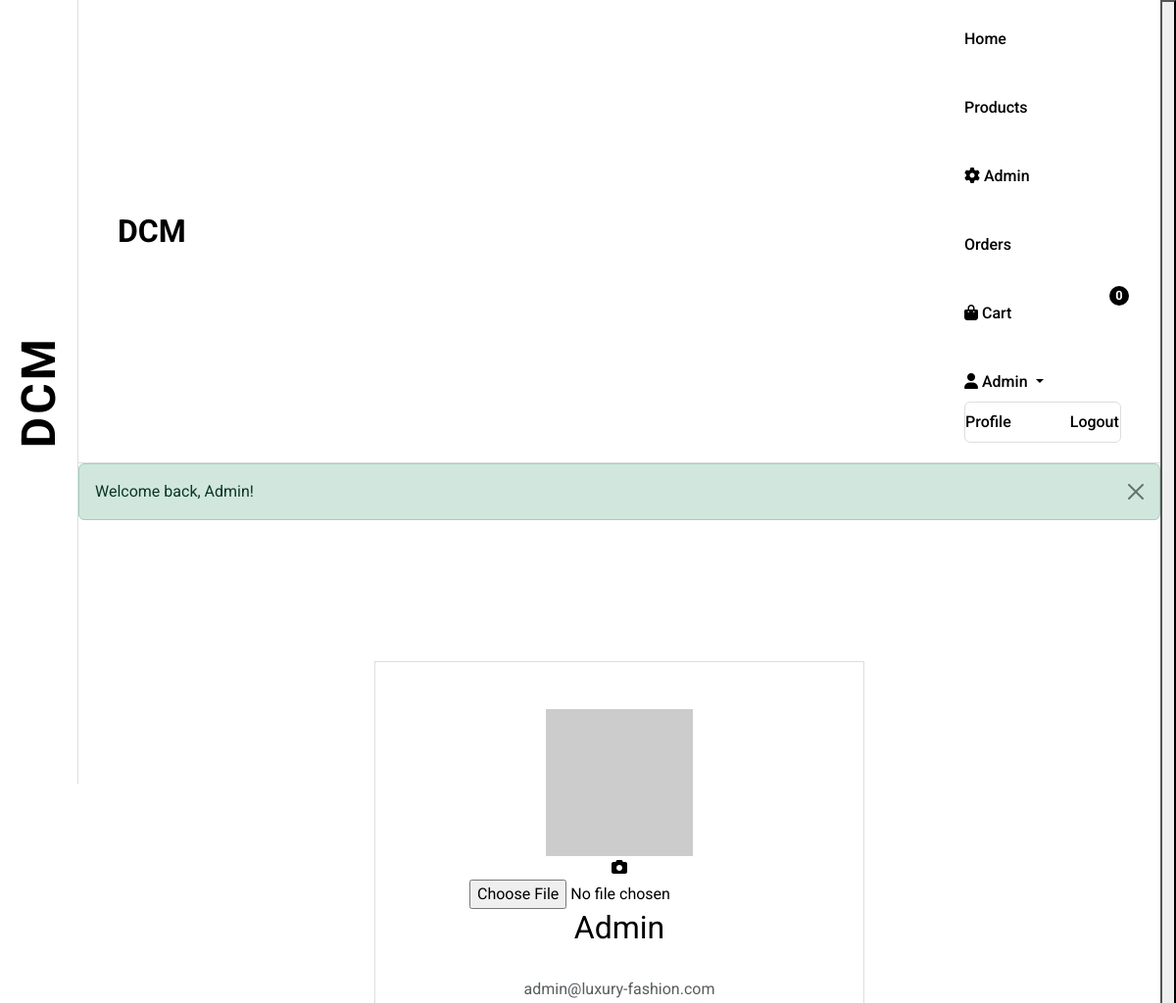
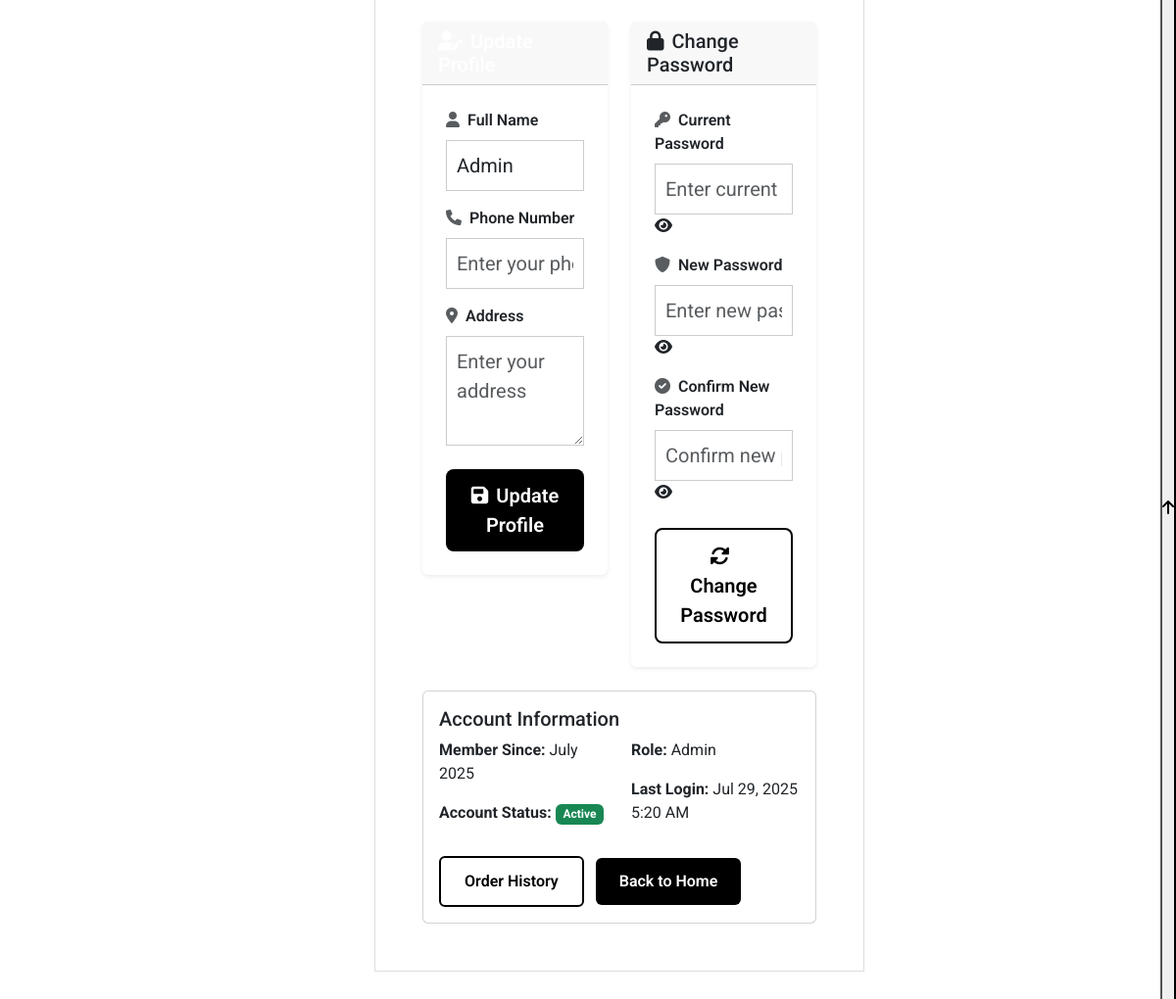
Page /?controller=users&action=profile (signed in) on the committed database (2 pictures, top to bottom).
### tables this page shows
CREATE TABLE IF NOT EXISTS users (
    id INT AUTO_INCREMENT PRIMARY KEY,
    name VARCHAR(100) NOT NULL,
    email VARCHAR(100) UNIQUE NOT NULL,
    password VARCHAR(255) NOT NULL,
    phone VARCHAR(20),
    address TEXT,
    profile_image VARCHAR(255),
    role ENUM('user', 'admin') DEFAULT 'user',
    created_at TIMESTAMP DEFAULT CURRENT_TIMESTAMP,
    updated_at TIMESTAMP DEFAULT CURRENT_TIMESTAMP ON UPDATE CURRENT_TIMESTAMP
);

### controllers/BaseController.php (called while the page is built, shortened)
<?php
abstract class BaseController
{
    protected function render($view, $data = [])
    {
        extract($data);
        include "views/{$view}.php";
    }
}

### controllers/UserController.php (called while the page is built, shortened)
<?php
class UserController extends BaseController
{
    public function profile()
    {
        $userModel = new User();
        $user = $userModel->getById($_SESSION['user_id']);
        $this->render('users/profile', ['user' => $user]);
    }
}

### config/database.php (called while the page is built, shortened)
<?php
class Database
{
    private static $instance = null;
    private $host;
    private $dbname;
    private $username;
    private $password;
    private $port;
    private $pdo;
    private function __construct()
    {
        $this->host = DB_HOST;
        $this->dbname = DB_NAME;
        $this->username = DB_USER;
        $this->password = DB_PASS;
        $this->port = DB_PORT;
    }
    public static function getInstance()
    {
        if (self::$instance === null) {
            self::$instance = new Database();
        }
        return self::$instance;
    }
    private function connect()
    {
        try {
            $dsn = "mysql:host={$this->host};port={$this->port};dbname={$this->dbname};charset=utf8mb4";
            $this->pdo = new PDO($dsn, $this->username, $this->password, [
                PDO::ATTR_ERRMODE => PDO::ERRMODE_EXCEPTION,
                PDO::ATTR_DEFAULT_FETCH_MODE => PDO::FETCH_ASSOC,
                PDO::ATTR_EMULATE_PREPARES => false
            ]);
        } catch (PDOException $e) {
            $error = 'Database connection failed: ' . $e->getMessage();
            debugLog($error);
            if (DEBUG_MODE) {
                die($error);
            } else {
                die('Database connection error. Please try again later.');
            }
        }
    }
    public function query($sql, $params = [])
    {
        try {
            $stmt = $this->pdo->prepare($sql);
            $stmt->execute($params);
            return $stmt;
        } catch (PDOException $e) {
            $error = 'Database query failed: ' . $e->getMessage();
            debugLog($error);
            throw new Exception($error);
        }
    }
}

### models/User.php (called while the page is built, shortened)
<?php
class User
{
    private $db;
    public function __construct()
    {
        $this->db = Database::getInstance();
    }
    public function getById($id)
    {
        $stmt = $this->db->query("SELECT * FROM users WHERE id = ?", [$id]);
        return $stmt->fetch();
    }
}

### views/users/profile.php (the view)
<?php include 'views/layout/header.php'; ?>
<div class="container mt-5 pt-5">
    <div class="row justify-content-center">
        <div class="col-md-8">
            <div class="auth-card">
                <div class="text-center mb-4">
                    <div class="profile-image-container">
                        <img src="<?php echo !empty($user['profile_image']) ? 'uploads/profiles/' . $user['profile_image'] : 'https://via.placeholder.com/150x150/000000/FFFFFF?text=User'; ?>"
                            alt="Profile Image" class="profile-image">
                        <div class="profile-image-overlay">
                            <i class="fas fa-camera"></i>
                        </div>
                    </div>
                    <input type="file" id="profileImageUpload" class="profile-image-upload" accept="image/*">
                    <h2><?php echo htmlspecialchars($user['name']); ?></h2>
                    <p class="text-muted"><?php echo htmlspecialchars($user['email']); ?></p>
                </div>
                <div class="row g-4">
                    <div class="col-lg-6">
                        <div class="card shadow-sm border-0">
                            <div class="card-header bg-luxury text-white">
                                <h5 class="card-title mb-0">
                                    <i class="fas fa-user-edit me-2"></i>Update Profile
                                </h5>
                            </div>
                            <div class="card-body p-4">
                                <form method="POST" class="profile-form" enctype="multipart/form-data">
                                    <div class="mb-3">
                                        <label for="name" class="form-label fw-semibold">
                                            <i class="fas fa-user me-2 text-muted"></i>Full Name
                                        </label>
                                        <input type="text" class="form-control form-control-lg" id="name" name="name"
                                            value="<?php echo htmlspecialchars($user['name']); ?>" required>
                                    </div>
                                    <div class="mb-3">
                                        <label for="phone" class="form-label fw-semibold">
                                            <i class="fas fa-phone me-2 text-muted"></i>Phone Number
                                        </label>
                                        <input type="tel" class="form-control form-control-lg" id="phone" name="phone"
                                            value="<?php echo htmlspecialchars($user['phone'] ?? ''); ?>"
                                            placeholder="Enter your phone number">
                                    </div>
                                    <div class="mb-4">
                                        <label for="address" class="form-label fw-semibold">
                                            <i class="fas fa-map-marker-alt me-2 text-muted"></i>Address
                                        </label>
                                        <textarea class="form-control form-control-lg" id="address" name="address"
                                            rows="3" placeholder="Enter your address"><?php echo htmlspecialchars($user['address'] ?? ''); ?></textarea>
                                    </div>
                                    <button type="submit" class="btn btn-luxury btn-lg w-100">
                                        <i class="fas fa-save me-2"></i>Update Profile
                                    </button>
                                </form>
                            </div>
                        </div>
                    </div>
                    <div class="col-lg-6">
                        <div class="card shadow-sm border-0">
                            <div class="card-header bg-outline-luxury">
                                <h5 class="card-title mb-0">
                                    <i class="fas fa-lock me-2"></i>Change Password
                                </h5>
                            </div>
                            <div class="card-body p-4">
                                <form method="POST" action="?controller=users&action=changePassword" class="profile-form">
                                    <div class="mb-3">
                                        <label for="current_password" class="form-label fw-semibold">
                                            <i class="fas fa-key me-2 text-muted"></i>Current Password
                                        </label>
                                        <div class="password-field">
                                            <input type="password" class="form-control form-control-lg"
                                                id="current_password" name="current_password"
                                                placeholder="Enter current password" required>
                                            <i class="fas fa-eye password-toggle" id="toggleCurrentPassword"></i>
                                        </div>
                                    </div>
                                    <div class="mb-3">
                                        <label for="new_password" class="form-label fw-semibold">
                                            <i class="fas fa-shield-alt me-2 text-muted"></i>New Password
                                        </label>
                                        <div class="password-field">
                                            <input type="password" class="form-control form-control-lg"
                                                id="new_password" name="new_password"
                                                placeholder="Enter new password" required>
                                            <i class="fas fa-eye password-toggle" id="toggleNewPassword"></i>
                                        </div>
                                    </div>
                                    <div class="mb-4">
                                        <label for="confirm_password" class="form-label fw-semibold">
                                            <i class="fas fa-check-circle me-2 text-muted"></i>Confirm New Password
                                        </label>
                                        <div class="password-field">
                                            <input type="password" class="form-control form-control-lg"
                                                id="confirm_password" name="confirm_password"
                                                placeholder="Confirm new password" required>
                                            <i class="fas fa-eye password-toggle" id="toggleConfirmNewPassword"></i>
                                        </div>
                                    </div>
                                    <button type="submit" class="btn btn-outline-luxury btn-lg w-100">
                                        <i class="fas fa-sync-alt me-2"></i>Change Password
                                    </button>
                                </form>
                            </div>
                        </div>
                    </div>
                </div>
                <div class="row mt-4">
                    <div class="col-12">
                        <div class="card">
                            <div class="card-body">
                                <h5 class="card-title">Account Information</h5>
                                <div class="row">
                                    <div class="col-md-6">
                                        <p><strong>Member Since:</strong> <?php echo date('F Y', strtotime($user['created_at'])); ?></p>
                                        <p><strong>Account Status:</strong> <span class="badge bg-success">Active</span></p>
                                    </div>
                                    <div class="col-md-6">
                                        <p><strong>Role:</strong> <?php echo ucfirst($user['role']); ?></p>
                                        <p><strong>Last Login:</strong> <?php echo date('M j, Y g:i A'); ?></p>
                                    </div>
                                </div>
                                <div class="mt-3">
                                    <a href="?controller=orders&action=history" class="btn btn-outline-luxury me-2">Order History</a>
                                    <a href="?controller=home" class="btn btn-outline-secondary">Back to Home</a>
                                </div>
                            </div>
                        </div>
                    </div>
                </div>
            </div>
        </div>
    </div>
</div>
<?php include 'views/layout/footer.php'; ?>

### assets/css/style.css (style rules this page uses)
* { margin: 0; padding: 0; box-sizing: border-box; }
body { font-family: "Roboto", sans-serif; color: #000; background-color: #fff; display: flex; }
.btn, .btn-luxury { display: inline-block; padding: 12px 24px; background-color: #000; color: #fff; text-decoration: none; font-weight: 600; transition: background-color 0.3s; border: none; cursor: pointer; }
.btn-outline-luxury { background-color: transparent; color: #000; border: 2px solid #000; padding: 12px 24px; font-weight: 600; text-decoration: none; transition: all 0.3s ease; }
.form-control { border: 1px solid #ccc; padding: 10px; border-radius: 0; }
.auth-card { background: #fff; padding: 3rem; border: 1px solid #ddd; margin-top: 2rem; max-width: 500px; margin-left: auto; margin-right: auto; }
.auth-card h2 { color: #000; margin-bottom: 2rem; font-weight: normal; }

### views/layout/header.php (style rules this page uses)
body { font-family: "Roboto", sans-serif; margin: 0; padding: 0; }

### rows in the picture
users: name "Admin", email "admin@luxury-fashion.com", created_at "July 2025", role "Admin"

### other values in the picture
$cartModel->getItemCount($_SESSION['user_id']) "0"
$_SESSION['user_name'] "Admin"
$_SESSION['success'] "Welcome back, Admin!"
